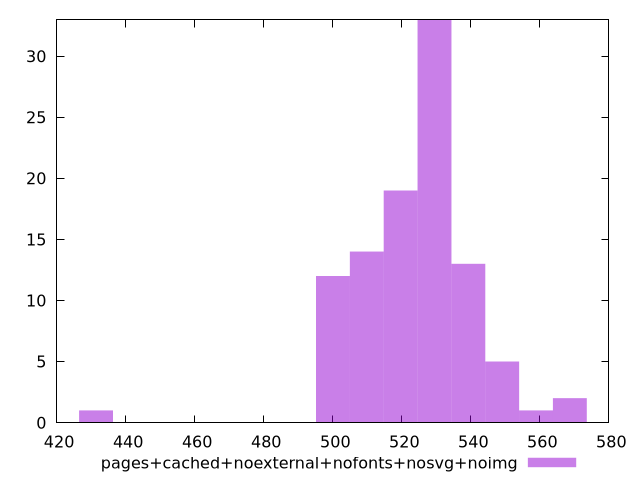

Recreate this plot in gnuplot.
$_pagesCachedNoexternalNofontsNosvgNoimg <<EOF
529.4779945935503 33
539.283142641579 13
519.6728465455216 19
509.8676984974929 14
549.0882906896077 5
500.06255044946414 12
568.6985867856652 2
431.4265141132632 1
558.8934387376364 1
EOF
set key outside below
set terminal pngcairo
set output "report_00005_2020-11-02T22-26-11.212Z/mainthread-work-breakdown/pages+cached+noexternal+nofonts+nosvg+noimg//raw_hist.png"
set yrange [0:33]
set boxwidth 9.805148048028709
set style fill transparent solid 0.5 noborder
plot $_pagesCachedNoexternalNofontsNosvgNoimg title "pages+cached+noexternal+nofonts+nosvg+noimg" with boxes ,
